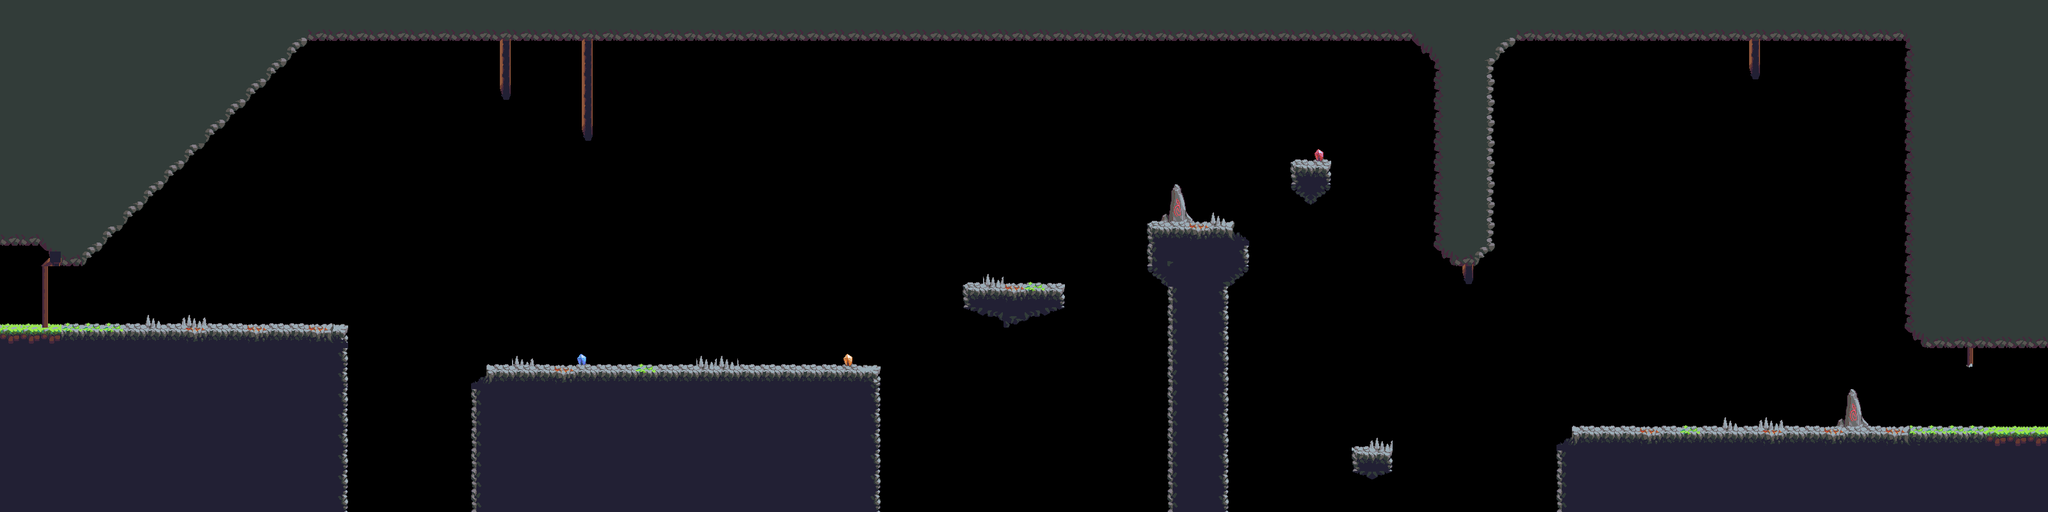

Rendered tile map (Tiled .tmx) drawn with the repository's tilesets; below, a short description and the map source with its tile grids summarised:
An orthogonal 100x25 tile map with 32x32 px tiles, 2 tile layers (Tile Layer 2, Tile Layer 1).

<map version="1.4" tiledversion="1.4.3" orientation="orthogonal" renderorder="right-down" width="100" height="25" tilewidth="32" tileheight="32" infinite="0" nextlayerid="3" nextobjectid="1">
 <editorsettings>
  <export target="level2.lua" format="lua" />
 </editorsettings>
 <tileset firstgid="1" source="tileset_cave.tsx" />
 <layer id="2" name="Tile Layer 2" width="100" height="25">
  <data>[2500 cells, 260 non-empty, 45 distinct tile ids]</data>
 </layer>
 <layer id="1" name="Tile Layer 1" width="100" height="25">
  <data>[2500 cells, 947 non-empty, 51 distinct tile ids]</data>
 </layer>
</map>
